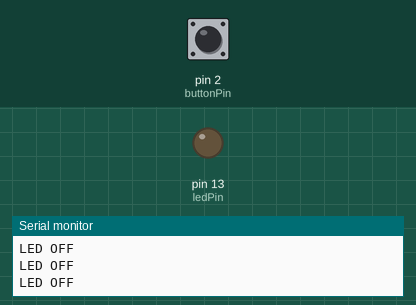
Bench run of a sketch on a simulated Arduino Uno, built with avr-gcc and run on an emulated ATmega328P. Parts: output pins drawn as LEDs (lit = HIGH), the last lines printed to the serial monitor. Dashed ring = blinking. The inputs (shaded band) are chosen by the test bench; at power-on: pin 2 (buttonPin) HIGH.

Above: at 1.2 s.
1.3 s: pin 2 (buttonPin) pulled LOW for 0.15 s
At 1.38 s:
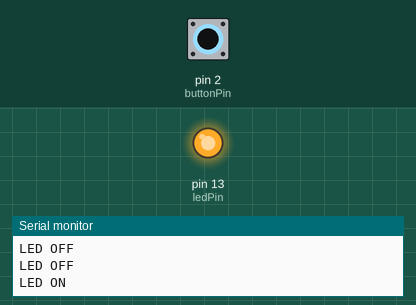
2.9 s: pin 2 (buttonPin) pulled LOW for 1 s
At 4.2 s:
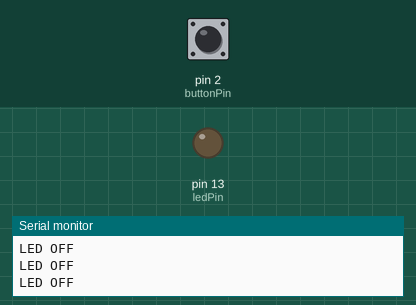
6.9 s: pin 2 (buttonPin) pulsed LOW 2 times (0.12 s each, 0.3 s apart)
At 6.96 s:
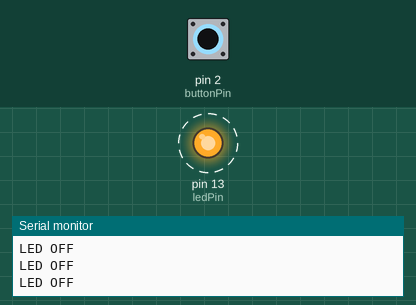
10.5 s: pin 2 (buttonPin) driven LOW
At 11.4 s:
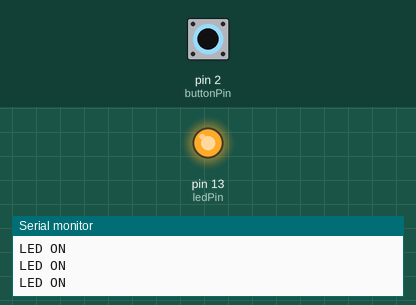
13.5 s: pin 2 (buttonPin) driven HIGH
At 13.9 s:
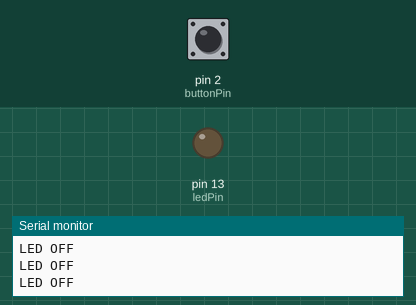
Timing chart, 0 to 16.5 s (numbered marks = the images above; inputs shaded):
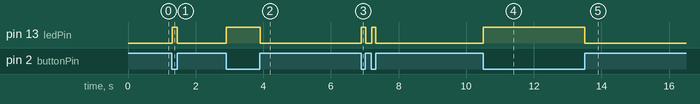

The sketch:

ButtonBlink.ino
```cpp
// กำหนดขาที่เชื่อมกับ LED
const int ledPin = 13;
// กำหนดขาที่เชื่อมกับปุ่ม
const int buttonPin = 2;

void setup() {
  Serial.begin(9600);
  // กำหนดขาที่เชื่อมกับ LED เป็น OUTPUT
  pinMode(ledPin, OUTPUT);
  // กำหนดขาที่เชื่อมกับปุ่มเป็น INPUT
  pinMode(buttonPin, INPUT);
}

void loop() {
  // ตรวจสอบสถานะของปุ่ม
  int buttonState = digitalRead(buttonPin);

  // ถ้าปุ่มถูกกด
  if (buttonState != HIGH) {
    // เปิด LED
    digitalWrite(ledPin, HIGH);
    // ส่งข้อความผ่าน Serial
    Serial.println("LED ON");
  } else {
    // ปิด LED
    digitalWrite(ledPin, LOW);
    // ส่งข้อความผ่าน Serial
    Serial.println("LED OFF");
  }
}
```

Measured:
- after the input at 1.3 s, pin 13 (ledPin): LOW → HIGH at once, → LOW 0.15 s later
- after the input at 2.9 s, pin 13 (ledPin): LOW → HIGH at once, → LOW 1.0 s later
- after the input at 6.9 s, pin 13 (ledPin): alternates HIGH for 0.12 s and LOW for 0.18 s, 4 changes in all, then stays LOW, starting at once
- after the input at 10.5 s, pin 13 (ledPin): LOW → HIGH at once
- after the input at 13.5 s, pin 13 (ledPin): HIGH → LOW at once
